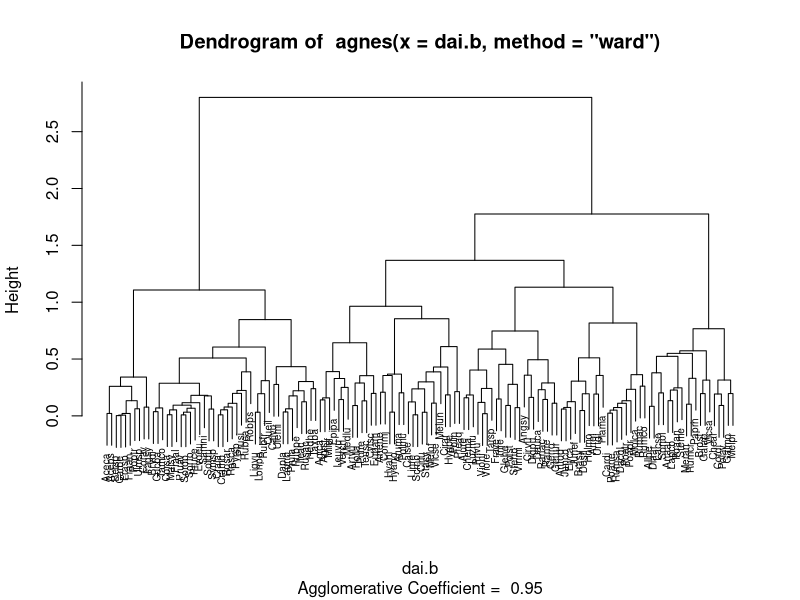
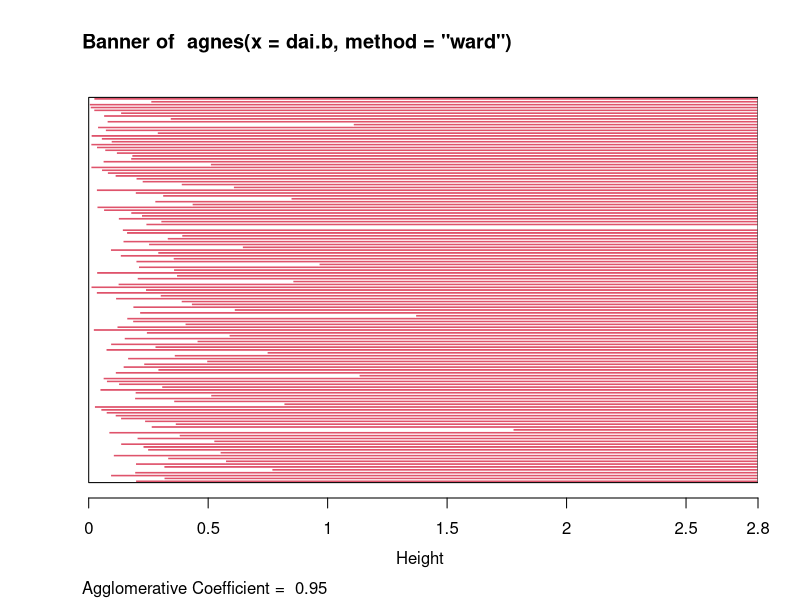
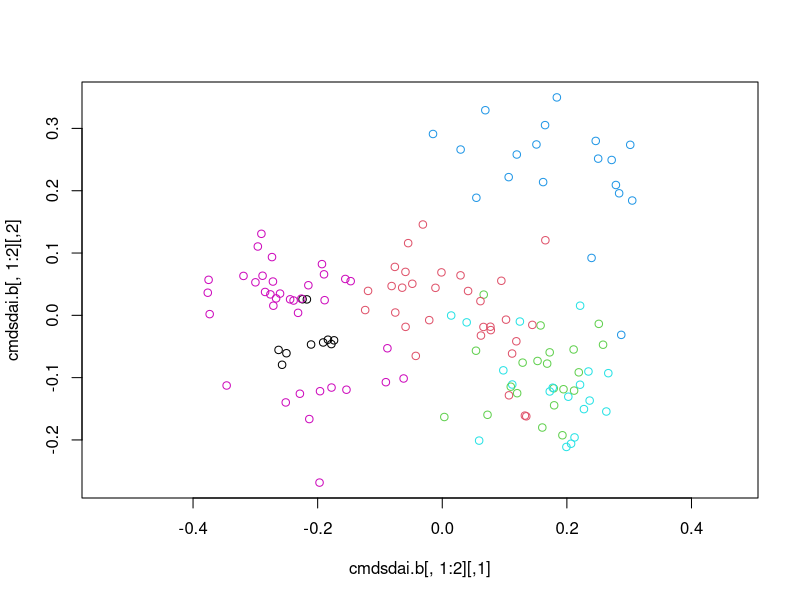

Source code (R) for these figures, in order:
library(cluster)


### Name: plantTraits
### Title: Plant Species Traits Data
### Aliases: plantTraits
### Keywords: datasets

### ** Examples

data(plantTraits)

## Calculation of a dissimilarity matrix
library(cluster)
dai.b <- daisy(plantTraits,
               type = list(ordratio = 4:11, symm = 12:13, asymm = 14:31))

## Hierarchical classification
agn.trts <- agnes(dai.b, method="ward")
plot(agn.trts, which.plots = 2, cex= 0.6)
plot(agn.trts, which.plots = 1)
cutree6 <- cutree(agn.trts, k=6)
cutree6

## Principal Coordinate Analysis
cmdsdai.b <- cmdscale(dai.b, k=6)
plot(cmdsdai.b[, 1:2], asp = 1, col = cutree6)
